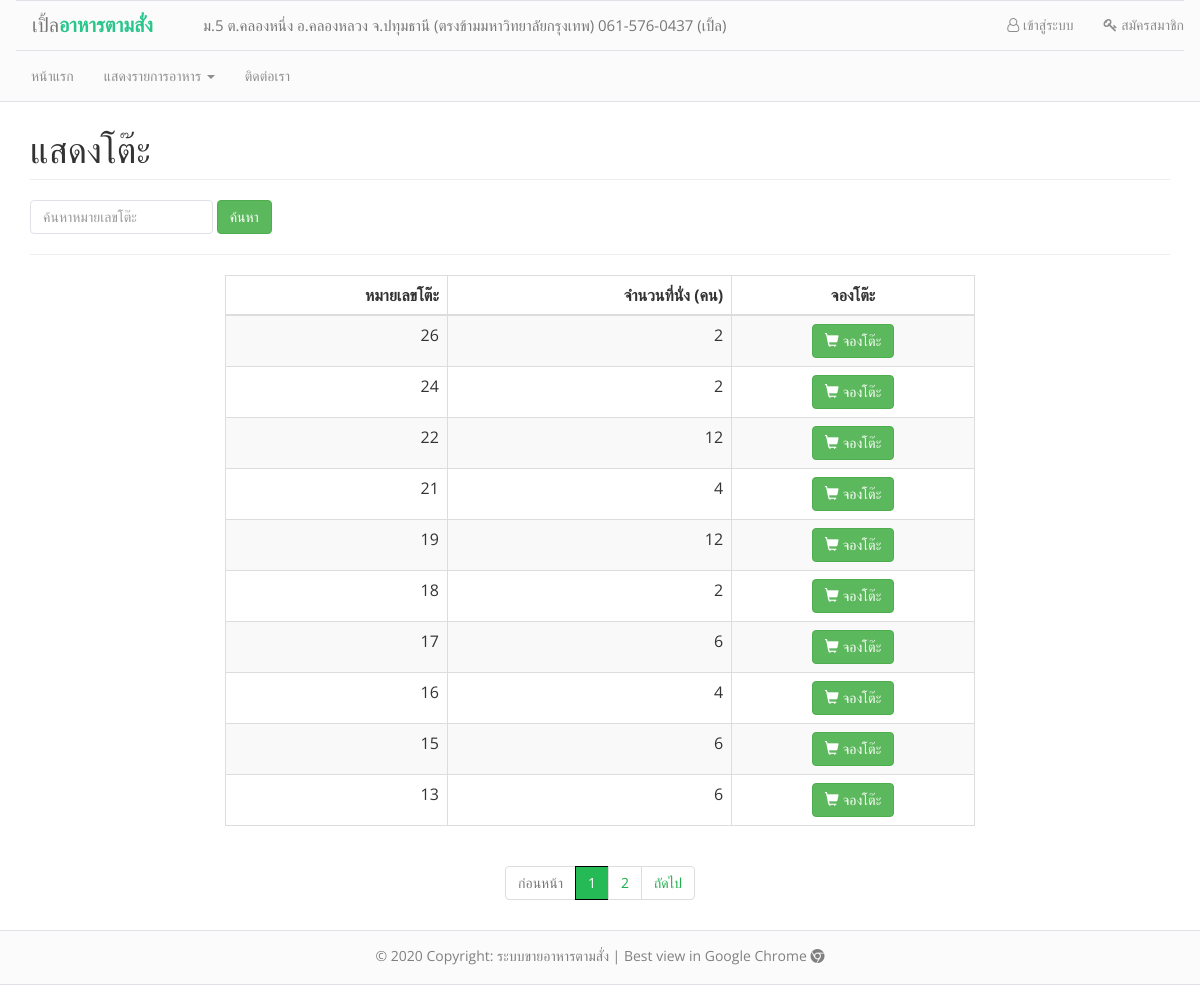
The app's page /show_tables.php, older data.
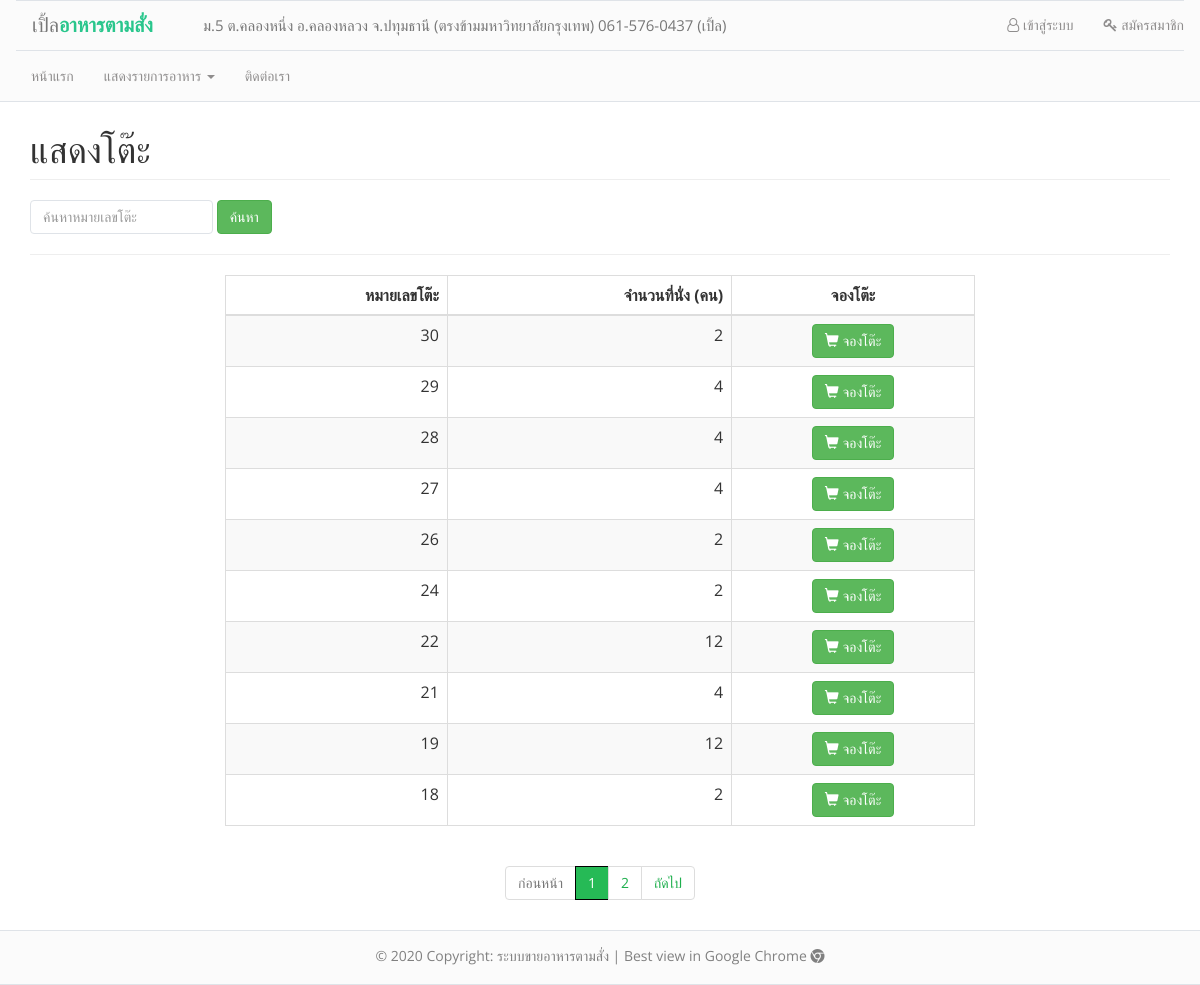
The same page, newer data.
### tables this page shows
CREATE TABLE `tables` (
  `tables_no` int(5) NOT NULL,
  `tables_seats` int(2) NOT NULL,
  `tables_status_reserve` int(1) NOT NULL,
  `tables_status_use` int(1) NOT NULL
);

### show_tables.php (the view, shortened to what this page needs)
<head>
</head>
<body>
    <?php
    include("conf/header.php");
    include("conf/connection.php");
    $strKeyword = null;
    ?>
    <div class="container" style="padding-top: 90px;">
        <h1 class="page-header text-left">แสดงโต๊ะ</h1>
        <form class="form-inline">
            <div class="col-md-13">
                <div class="form-group">
                    <input class="form-control" type="text" name="search_tables" placeholder="ค้นหาหมายเลขโต๊ะ" aria-label="Search">
                    <button type="submit" class="btn btn-success mb-2">ค้นหา</button>
                </div>
            </div>
        </form>
        <hr>
        <div class="table-responsive">
            <table class="table table-striped table-bordered" style="width:750px" align="center">
                <thead>
                    <th style="text-align:right; width:;">หมายเลขโต๊ะ</th>
                    <th style="text-align: right; width:;">จำนวนที่นั่ง (คน)</th>
                    <th style="text-align:center; width:px; text-align:center;">จองโต๊ะ</th>
                </thead>
        </div>
        <?php
        $sql = "SELECT * FROM tables WHERE tables_no LIKE '%" . $strKeyword . "%' AND tables_status_use = '0'";
        $query = mysqli_query($link, $sql);
        $num_rows = mysqli_num_rows($query);
        $per_page = 10;
        $page  = 1;
        $prev_page = $page - 1;
        $next_page = $page + 1;
        $row_start = ($page - 1) * $per_page;
        if ($num_rows <= $per_page) {
            $num_pages = 1;
        } else if (($num_rows % $per_page) == 0) {
            $num_pages = ($num_rows / $per_page);
        } else {
            $num_pages = ($num_rows / $per_page) + 1;
            $num_pages = (int) $num_pages;
        }
        $row_end = $per_page;
        $sql .= " ORDER BY tables_no DESC LIMIT $row_start ,$row_end ";
        $query = mysqli_query($link, $sql);
        if ($num_rows > 0) {
            while ($result = mysqli_fetch_array($query, MYSQLI_ASSOC)) {
                ?>
                <tr>
                    <td align="right"><?= $result["tables_no"]; ?></td>
                    <td align="right"> <?= $result["tables_seats"] ?></td>
                    <td align="center"><a href="add_list_tables.php?tables_no=<?= $result['tables_no'] ?>" class="btn btn-success btn-md"><span class="glyphicon glyphicon-shopping-cart"></span> จองโต๊ะ</a></td>
                </tr>
        <?php }
        } else {
            echo '
            <tr>
                <td colspan="6" align="center">ไม่พบข้อมูลในระบบ</td>
            </tr>
        ';
        }
        ?>
    </div>
    <nav aria-label="Page navigation example" class="navbar-center">
        <div class="text-center">
            <ul class="pagination">
                <?php
                if ($prev_page) {
                    echo '<li class="page-item n">' . " <a href='$_SERVER[SCRIPT_NAME]?Page=$prev_page&search_tables=$strKeyword'>ก่อนหน้า</a></li>";
                } else {
                    echo '<li class="page-item disabled"><a href="#" >ก่อนหน้า</a></li>';
                }
                for ($i = 1; $i <= $num_pages; $i++) {
                    if ($i != $page) {
                        echo "<li class='page-item n'><a href='$_SERVER[SCRIPT_NAME]?Page=$i&search_tables=$strKeyword'>$i</a>" . '</li>';
                    } else {
                        echo '<li class="page-item active"><a href="#">' . $i . '</a></li>';
                    }
                }
                if ($page != $num_pages) {
                    echo '<li class="page-item n">' . " <a href='$_SERVER[SCRIPT_NAME]?Page=$next_page&search_tables=$strKeyword'>ถัดไป</a></li>";
                } else {
                    echo '<li class="page-item disabled">' . "<a href ='#'>ถัดไป</a></li> ";
                }
                ?>
        </div>
    </nav>
<?php include("conf/footer.php"); ?>
</body>

Row changes from the older to the newer data that the page shows:
no longer on this page (row unchanged): tables: tables_no "17", tables_seats "6"
no longer on this page (row unchanged): tables: tables_no "16", tables_seats "4"
no longer on this page (row edited): tables: tables_no "15", tables_seats "6"
no longer on this page (row unchanged): tables: tables_no "13", tables_seats "6"
added tables: tables_no "30", tables_seats "2"
added tables: tables_no "29", tables_seats "4"
added tables: tables_no "28", tables_seats "4"
added tables: tables_no "27", tables_seats "4"
